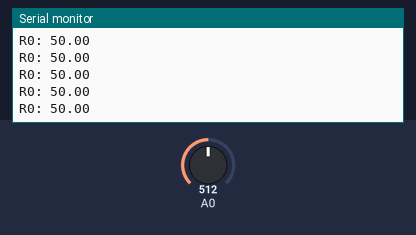
The sketch below on a simulated Arduino Uno, built with avr-gcc and run on an emulated ATmega328P. Shown: the last lines printed to the serial monitor. The inputs (shaded band) are chosen by the test bench; at power-on: A0 = 512.

Above: at 4.6 s.
4.7 s: A0 set to 191
At 5.7 s:
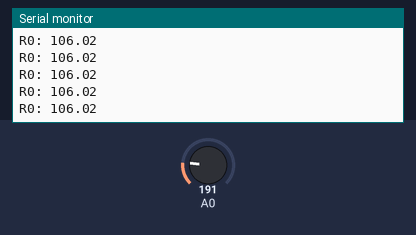
6.2 s: A0 set to 215
At 6.7 s:
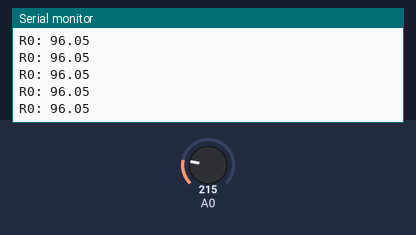
Timing chart, 0 to 9.2 s (numbered marks = the images above; inputs shaded):
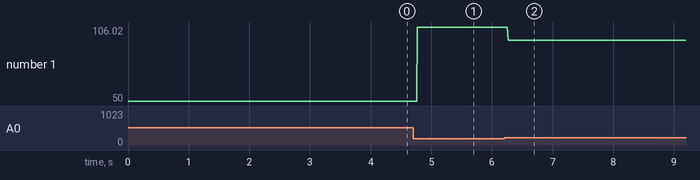

The sketch:

calib.ino
```cpp
float sensor_volt;
float RS_gas;
float R0;
int R2 = 1000;

void setup() {
 Serial.begin(9600);
}

void loop() {
  int sensorValue = analogRead(A0);
  sensor_volt=(float)sensorValue/1024*5.0;
  RS_gas = ((5.0 * R2)/sensor_volt) + R2;
  R0 = RS_gas / 60;
  Serial.print("R0: ");
  Serial.println(R0);
}
```

Measured:
- after the input at 4.7 s, the serial monitor: prints a new line after 0.07 s (image 1)
- after the input at 6.2 s, the serial monitor: prints a new line after 0.07 s (image 2)
- plotted number 1: 50 → 106.02 after the input at 4.7 s, 106.02 → 96 after the input at 6.2 s
